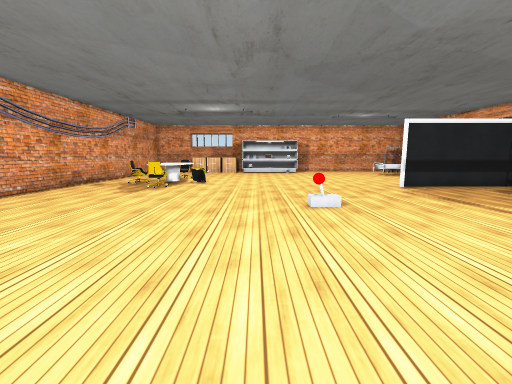
View 1 (above)

21 first-person views from a walk through a Unity game level. The camera is 1.2 m above the floor, tilts 8° down and sees 90° across. Doors are open. The floor is counted in squares, 0.79 m on a side. Each view is taken from the middle of a square. On the plan, view 1 faces up. The plan holds only what a view shows up to about 14 squares ahead; the rest is blank. The player character is not drawn. Some surface patterns are stand-ins.

View 2
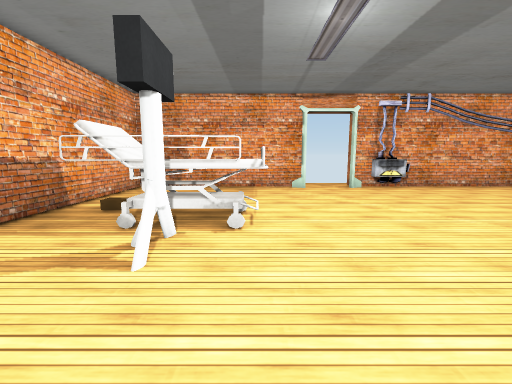

View 3
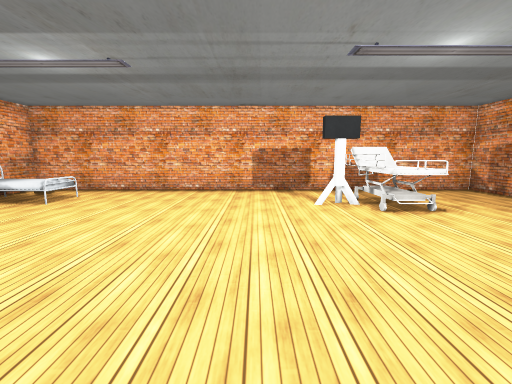

View 4
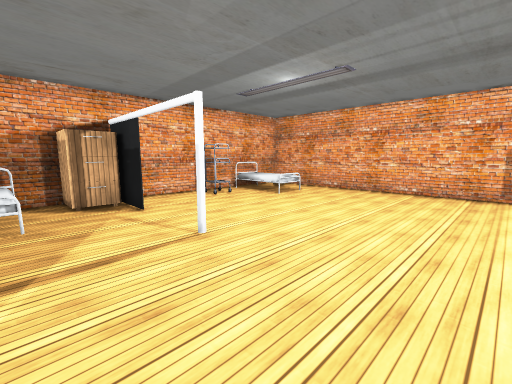

View 5
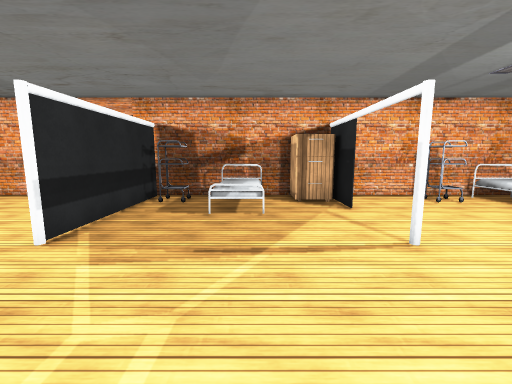

View 6
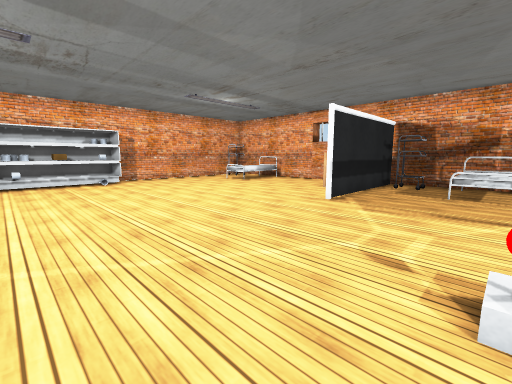

View 7
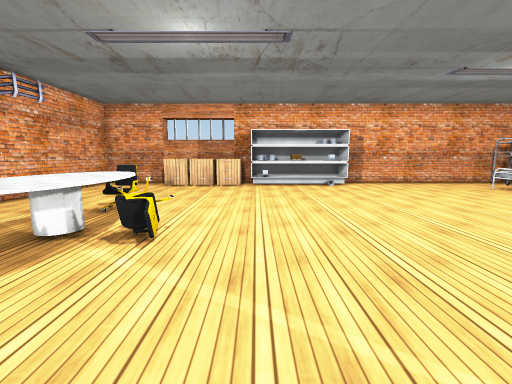

View 8
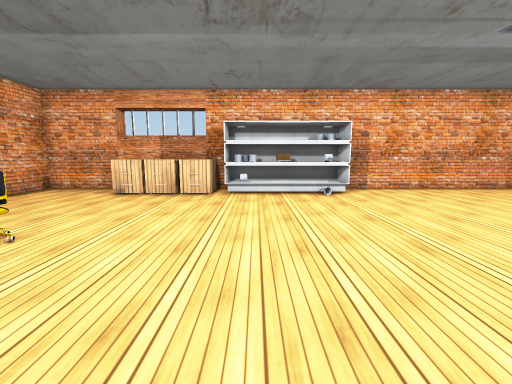

View 9
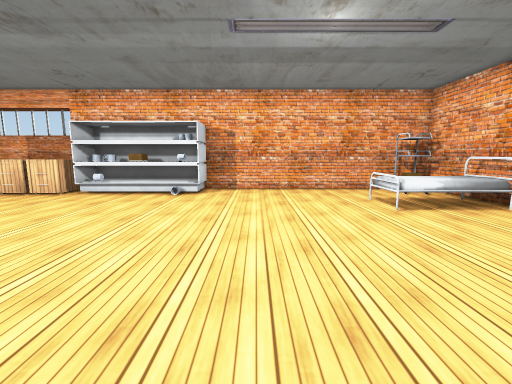

View 10
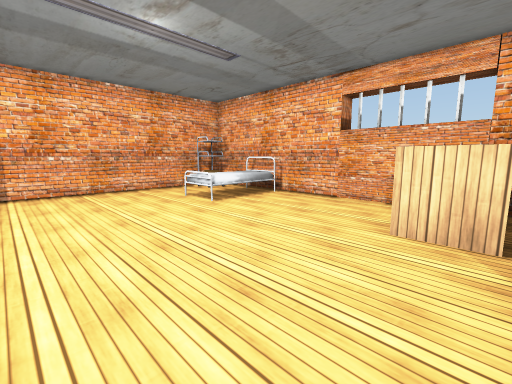

View 11
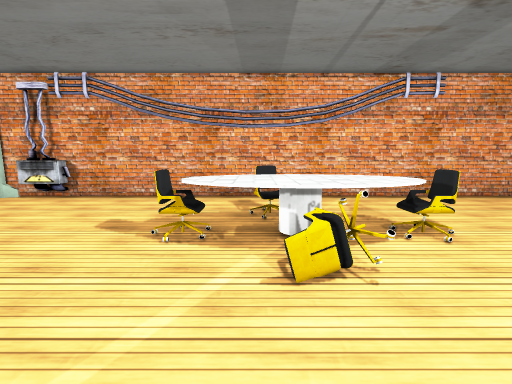

View 12
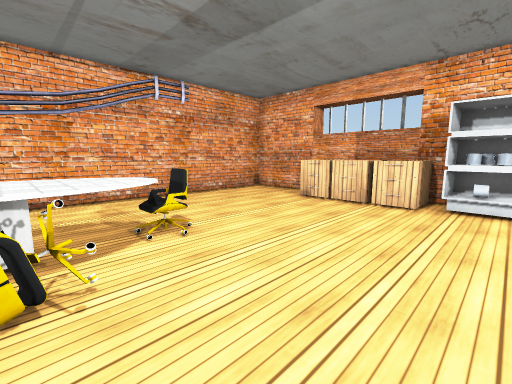

View 13
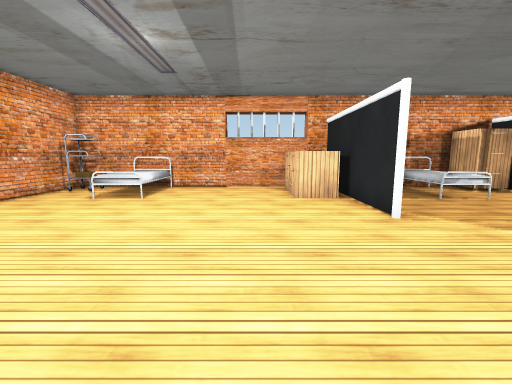

View 14
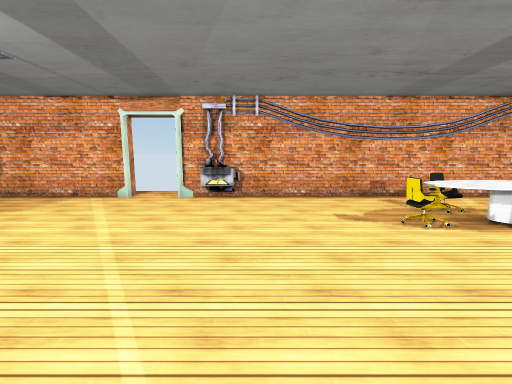

View 15
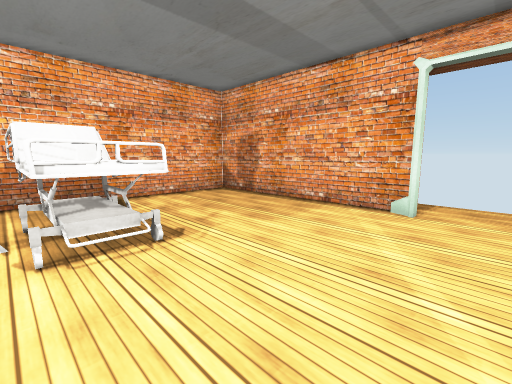

View 16
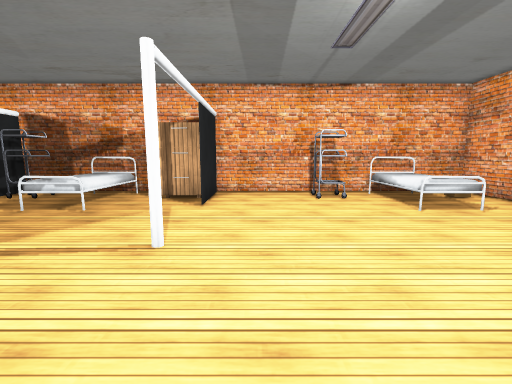

View 17
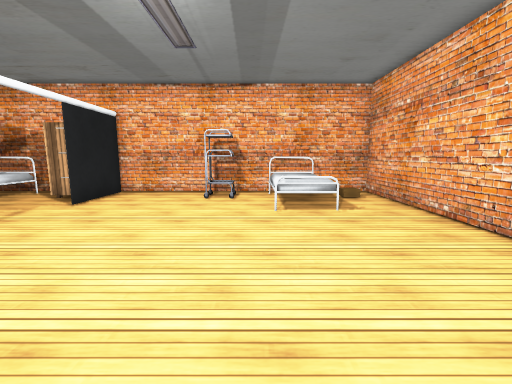

View 18
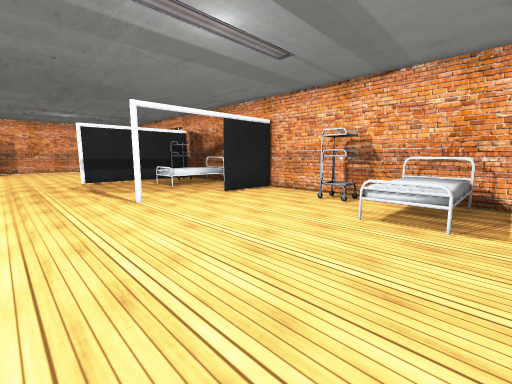

View 19
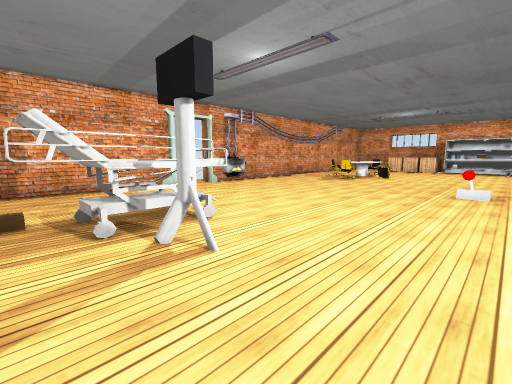

View 20
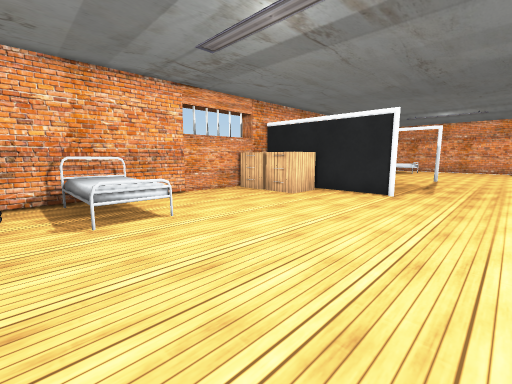

View 21
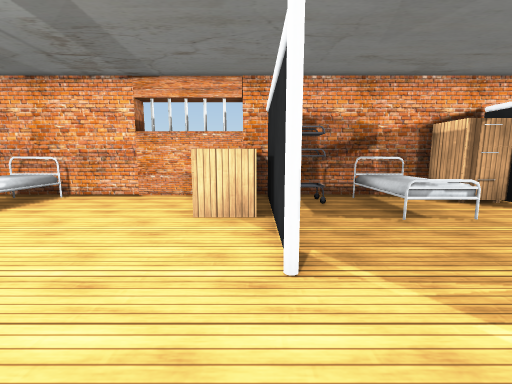

### Floor plan
Points are (right, up) in squares from view 1. A wall is a line through its corners. A room is listed if a view was taken in it or the views show most of it. See-through windows are left out.
Room 1 (views 1, 2, 3, 4, 5, 6, 7, 8, 9, 10, 11, 12, 13, 14, 15, 16, 17, 18, 19, 20, 21)
walls: (7.4, 12.5) (9.5, 12.5) (7.4, 12.5); (11.1, 12.5) (13.6, 12.5); (10.8, 4.7) (11.5, 4.7); (12.8, 10.8) (12.8, 11.9); (11.5, 4.6) (10.8, 4.6); (12.9, 10.8) (12, 10.8) (12, 11.9); (-9.3, 7.4) (-9, 6.3); (-9.3, 6.6) (-9.2, 6); (-9.5, 7) (-9, 7) (-9, 5.6); (13.8, 6.4) (13.8, 24.7) (3.6, 24.7); (-9.4, 2.2) (-9.4, -5.7) (13.8, -5.7) (13.8, 4.8); (11.9, -0.1) (12.8, -0.1) (12.8, 0.5); (12.9, -0.2) (12, -0.2) (12, 0.8) (12.9, 0.8); (-1.2, 24.7) (-2.5, 24.7); (12.5, 23.1) (12, 23.1) (12, 24.1); (-6.4, 24.7) (-9.4, 24.7) (-9.4, 4.6)
ways out: open door at (-9, 3.5); gap at (13, 0)
objects: chair (-7, 14); other object (-6, 13) to (-4, 17); other object (-6, 25); chair (-5, 12); chair (-5, 18); cabinet (-5, 23) to (-4, 24); other object (-5, 25); other object (-4, -4) to (-2, 0); chair (-4, 15) to (-3, 15); cabinet (-4, 23) to (-3, 24); other object (-4, 25); other object (-3, 25); cabinet (-2, 23) to (-2, 24); other object (-1, -2); other object (-1, 23) to (3, 24); other object (7, 5); other object (7, 13); other object (10, -3) to (13, -2); other object (10, 8) to (13, 9); cabinet (10, 13) to (11, 14); other object (10, 20) to (13, 22); cabinet (12, 5) to (13, 6); cabinet (12, 13) to (13, 14)

Positions as (right, up) in squares from view 1, and headings:
1: (0, 0), facing up
2: (3, 0), facing left
3: (2, 8), facing down
4: (2, 8), facing down-right
5: (2, 8), facing right
6: (-1, 8), facing up-right
7: (-1, 10), facing up
8: (0, 13), facing up
9: (6, 13), facing up
10: (5, 13), facing up-right
11: (0, 14), facing left
12: (0, 15), facing up-left
13: (1, 16), facing right
14: (2, 8), facing left
15: (-2, 4), facing down-left
16: (3, 3), facing right
17: (3, -1), facing right
18: (4, -4), facing up-right
19: (3, -4), facing up-left
20: (4, 23), facing down-right
21: (4, 13), facing right
